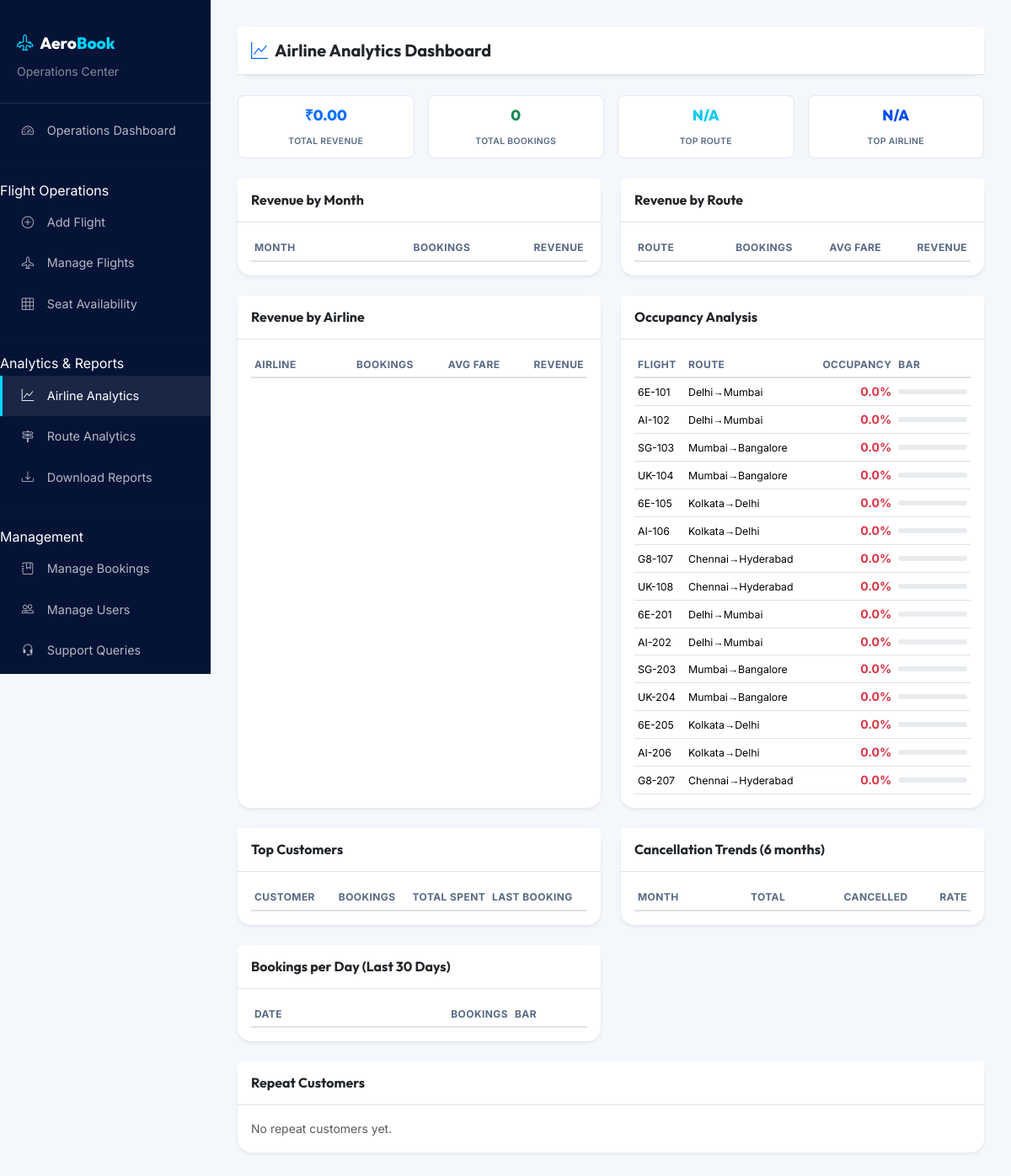
The app's page /admin/analytics.php (signed in) with its own data.
### tables this page shows
CREATE TABLE IF NOT EXISTS flights (
    flight_id INT AUTO_INCREMENT PRIMARY KEY,
    airline_name VARCHAR(100) NOT NULL,
    flight_number VARCHAR(20) NOT NULL UNIQUE,
    source VARCHAR(100) NOT NULL,
    destination VARCHAR(100) NOT NULL,
    departure_time DATETIME NOT NULL,
    arrival_time DATETIME NOT NULL,
    total_seats INT NOT NULL DEFAULT 180,
    seats_available INT NOT NULL DEFAULT 180,
    price DECIMAL(10, 2) NOT NULL,
    status ENUM('Scheduled', 'Delayed', 'Cancelled', 'Completed') DEFAULT 'Scheduled',
    created_at TIMESTAMP DEFAULT CURRENT_TIMESTAMP
);

### includes/AdminAnalytics.php (called while the page is built, shortened)
<?php
if (!defined('AEROBOOK_ADMIN_ANALYTICS')) {
function getRevenueByMonth($months = 12) {
    global $conn;
    $months = intval($months);
    $r = mysqli_query($conn, "SELECT DATE_FORMAT(b.booking_date, '%Y-%m') as month, SUM(f.price) as revenue, COUNT(*) as bookings
                              FROM bookings b JOIN flights f ON b.flight_id=f.flight_id
                              WHERE b.booking_status='Confirmed' AND b.booking_date >= DATE_SUB(CURDATE(), INTERVAL {$months} MONTH)
                              GROUP BY month ORDER BY month ASC");
    $data = [];
    return $data;
}
function getRevenueByRoute() {
    global $conn;
    $r = mysqli_query($conn, "SELECT f.source, f.destination, SUM(f.price) as revenue, COUNT(*) as bookings,
                              ROUND(AVG(f.price), 2) as avg_price
                              FROM bookings b JOIN flights f ON b.flight_id=f.flight_id
                              WHERE b.booking_status='Confirmed'
                              GROUP BY f.source, f.destination ORDER BY revenue DESC");
    $data = [];
    return $data;
}
function getRevenueByAirline() {
    global $conn;
    $r = mysqli_query($conn, "SELECT f.airline_name, SUM(f.price) as revenue, COUNT(*) as bookings,
                              ROUND(AVG(f.price), 2) as avg_price
                              FROM bookings b JOIN flights f ON b.flight_id=f.flight_id
                              WHERE b.booking_status='Confirmed'
                              GROUP BY f.airline_name ORDER BY revenue DESC");
    $data = [];
    return $data;
}
function getOccupancyAnalysis() {
    global $conn;
    $r = mysqli_query($conn, "SELECT f.flight_id, f.flight_number, f.airline_name, f.source, f.destination,
                              f.total_seats, f.seats_available,
                              (f.total_seats - f.seats_available) as booked,
                              ROUND((f.total_seats - f.seats_available) / f.total_seats * 100, 1) as occupancy_pct
                              FROM flights f WHERE f.status IN ('Scheduled','Delayed')
                              ORDER BY occupancy_pct ASC");
    $data = [];
    while ($row = mysqli_fetch_assoc($r)) $data[] = $row;
    return $data;
}
}

### includes/functions.php (called while the page is built, shortened)
<?php
function formatPrice($price) {
    return '₹' . number_format($price, 2);
}

### admin/analytics.php (the view, shortened to what this page needs)
<?php
require_once __DIR__ . '/includes/admin-header.php';
$revenueByMonth = getRevenueByMonth(12);
$revenueByRoute = getRevenueByRoute();
$revenueByAirline = getRevenueByAirline();
$occupancy = getOccupancyAnalysis();
$repeatCustomers = getRepeatCustomers();
$totalRev = array_sum(array_column($revenueByMonth, 'revenue'));
$totalBk = array_sum(array_column($revenueByMonth, 'bookings'));
$bestRoute = $revenueByRoute[0] ?? null;
$bestAirline = $revenueByAirline[0] ?? null;
?>
<div class="row mb-4">
    <div class="col-12">
        <div class="card border-0 shadow-sm rounded-4">
            <div class="card-header bg-white p-3 border-bottom">
                <h5 class="mb-0 fw-bold"><i class="bi bi-graph-up me-2 text-primary"></i>Airline Analytics Dashboard</h5>
            </div>
        </div>
    </div>
</div>
<div class="row g-3 mb-4">
    <div class="col-md-3 col-6"><div class="stat-card-sm"><span class="stat-value text-primary"><?php echo formatPrice($totalRev); ?></span><span class="stat-label">Total Revenue</span></div></div>
    <div class="col-md-3 col-6"><div class="stat-card-sm"><span class="stat-value text-success"><?php echo $totalBk; ?></span><span class="stat-label">Total Bookings</span></div></div>
    <div class="col-md-3 col-6"><div class="stat-card-sm"><span class="stat-value text-info"><?php echo $bestRoute ? htmlspecialchars($bestRoute['source'] . '→' . $bestRoute['destination']) : 'N/A'; ?></span><span class="stat-label">Top Route</span></div></div>
    <div class="col-md-3 col-6"><div class="stat-card-sm"><span class="stat-value text-accent"><?php echo $bestAirline ? htmlspecialchars($bestAirline['airline_name']) : 'N/A'; ?></span><span class="stat-label">Top Airline</span></div></div>
</div>
<div class="row g-4">
    <div class="col-lg-6">
        <div class="card border-0 shadow-sm rounded-4 h-100">
            <div class="card-header bg-white p-3 border-bottom"><h6 class="mb-0 fw-bold">Revenue by Month</h6></div>
            <div class="card-body p-3">
                <div class="table-responsive"><table class="table table-sm table-hover mb-0">
                    <thead><tr><th>Month</th><th class="text-end">Bookings</th><th class="text-end">Revenue</th></tr></thead>
                </table></div>
            </div>
        </div>
    </div>
    <div class="col-lg-6">
        <div class="card border-0 shadow-sm rounded-4 h-100">
            <div class="card-header bg-white p-3 border-bottom"><h6 class="mb-0 fw-bold">Revenue by Route</h6></div>
            <div class="card-body p-3">
                <div class="table-responsive"><table class="table table-sm table-hover mb-0">
                    <thead><tr><th>Route</th><th class="text-end">Bookings</th><th class="text-end">Avg Fare</th><th class="text-end">Revenue</th></tr></thead>
                </table></div>
            </div>
        </div>
    </div>
    <div class="col-lg-6">
        <div class="card border-0 shadow-sm rounded-4 h-100">
            <div class="card-header bg-white p-3 border-bottom"><h6 class="mb-0 fw-bold">Revenue by Airline</h6></div>
            <div class="card-body p-3">
                <div class="table-responsive"><table class="table table-sm table-hover mb-0">
                    <thead><tr><th>Airline</th><th class="text-end">Bookings</th><th class="text-end">Avg Fare</th><th class="text-end">Revenue</th></tr></thead>
                </table></div>
            </div>
        </div>
    </div>
    <div class="col-lg-6">
        <div class="card border-0 shadow-sm rounded-4 h-100">
            <div class="card-header bg-white p-3 border-bottom"><h6 class="mb-0 fw-bold">Occupancy Analysis</h6></div>
            <div class="card-body p-3">
                <div class="table-responsive"><table class="table table-sm table-hover mb-0">
                    <thead><tr><th>Flight</th><th>Route</th><th class="text-end">Occupancy</th><th>Bar</th></tr></thead>
                    <tbody><?php foreach (array_slice($occupancy, 0, 15) as $o): $pct = $o['occupancy_pct']; ?><tr>
                        <td><small><?php echo htmlspecialchars($o['flight_number']); ?></small></td>
                        <td><small><?php echo htmlspecialchars($o['source'] . '→' . $o['destination']); ?></small></td>
                        <td class="text-end fw-bold <?php echo $pct >= 80 ? 'text-success' : ($pct >= 50 ? 'text-warning' : 'text-danger'); ?>"><?php echo $pct; ?>%</td>
                        <td style="min-width:80px;"><div class="progress" style="height:6px;">
                        </div></td>
                    </tr><?php endforeach; ?></tbody>
                </table></div>
            </div>
        </div>
    </div>
    <div class="col-lg-6">
        <div class="card border-0 shadow-sm rounded-4 h-100">
            <div class="card-header bg-white p-3 border-bottom"><h6 class="mb-0 fw-bold">Top Customers</h6></div>
            <div class="card-body p-3">
                <div class="table-responsive"><table class="table table-sm table-hover mb-0">
                    <thead><tr><th>Customer</th><th class="text-end">Bookings</th><th class="text-end">Total Spent</th><th>Last Booking</th></tr></thead>
                </table></div>
            </div>
        </div>
    </div>
    <div class="col-lg-6">
        <div class="card border-0 shadow-sm rounded-4 h-100">
            <div class="card-header bg-white p-3 border-bottom"><h6 class="mb-0 fw-bold">Cancellation Trends (6 months)</h6></div>
            <div class="card-body p-3">
                <div class="table-responsive"><table class="table table-sm table-hover mb-0">
                    <thead><tr><th>Month</th><th class="text-end">Total</th><th class="text-end">Cancelled</th><th class="text-end">Rate</th></tr></thead>
                </table></div>
            </div>
        </div>
    </div>
    <div class="col-lg-6">
        <div class="card border-0 shadow-sm rounded-4 h-100">
            <div class="card-header bg-white p-3 border-bottom"><h6 class="mb-0 fw-bold">Bookings per Day (Last 30 Days)</h6></div>
            <div class="card-body p-3">
                <div class="table-responsive" style="max-height:300px;overflow-y:auto;"><table class="table table-sm table-hover mb-0">
                    <thead><tr><th>Date</th><th class="text-end">Bookings</th><th>Bar</th></tr></thead>
                </table></div>
            </div>
        </div>
    </div>
    <div class="col-12">
        <div class="card border-0 shadow-sm rounded-4">
            <div class="card-header bg-white p-3 border-bottom"><h6 class="mb-0 fw-bold">Repeat Customers</h6></div>
            <div class="card-body p-3">
                <?php if (!empty($repeatCustomers)): ?>
                <div class="table-responsive"><table class="table table-sm table-hover mb-0">
                    <thead><tr><th>Customer</th><th>Email</th><th class="text-end">Bookings</th><th class="text-end">Total Spent</th></tr></thead>
                    <tbody><?php foreach ($repeatCustomers as $rc): ?><tr>
                        <td><?php echo htmlspecialchars($rc['name']); ?></td>
                        <td><small class="text-muted"><?php echo htmlspecialchars($rc['email']); ?></small></td>
                        <td class="text-end"><?php echo $rc['booking_count']; ?>x</td>
                        <td class="text-end fw-bold text-accent"><?php echo formatPrice($rc['total_spent']); ?></td>
                    </tr><?php endforeach; ?></tbody>
                </table></div>
                <?php else: ?><p class="text-muted mb-0 small">No repeat customers yet.</p><?php endif; ?>
            </div>
        </div>
    </div>
</div>
<?php require_once __DIR__ . '/includes/admin-footer.php'; ?>

### css/style.css (style rules this page uses)
:root { --primary: #051336; --primary-light: #0b1f4d; --accent: #024dec; --accent-hover: #033bb2; --accent-glow: rgba(2, 77, 236, 0.25); --surface: #f4f7fb; --surface-card: #ffffff; --text-primary: #051336; --text-secondary: #586985; --text-light: #94a3b8; --border: #e2e8f0; --success: #10b981; --danger: #ef4444; --warning: #f59e0b; --gradient-hero: linear-gradient(135deg, #d3e1ef 0%, #f4f7fb 100%); --gradient-accent: linear-gradient(135deg, #024dec, #033bb2); --gradient-card: linear-gradient(145deg, #ffffff 0%, #f8fafc 100%); --shadow-sm: 0 1px 3px rgba(0,0,0,0.06); --shadow-md: 0 6px 16px rgba(0,0,0,0.06); --shadow-lg: 0 12px 32px rgba(10, 22, 40, 0.08); --shadow-glow: 0 0 20px var(--accent-glow); --radius-sm: 8px; --radius-md: 12px; --radius-lg: 20px; --font-primary: 'Inter', sans-serif; --font-heading: 'Outfit', sans-serif; --transition: all 0.3s cubic-bezier(0.4, 0, 0.2, 1); }
*, *::before, *::after { box-sizing: border-box; }
body { font-family: var(--font-primary); color: var(--text-primary); background: var(--surface); line-height: 1.7; overflow-x: hidden; }
h1,h2,h3,h4,h5,h6 { font-family: var(--font-heading); font-weight: 700; }
.text-accent { color: var(--accent) !important; }
.stat-card-sm { background: var(--surface-card); border: 1px solid var(--border); border-radius: var(--radius-sm); padding: 0.5rem; text-align: center; }
.stat-card-sm .stat-value { display: block; font-size: 1.1rem; font-weight: 800; font-family: var(--font-heading); }
.stat-card-sm .stat-label { font-size: 0.65rem; font-weight: 600; color: var(--text-secondary); text-transform: uppercase; letter-spacing: 0.3px; }
.table { font-size: 0.88rem; }
.table th { font-size: 0.75rem; text-transform: uppercase; letter-spacing: 0.4px; font-weight: 700; color: var(--text-secondary); border-bottom-width: 2px; white-space: nowrap; }
.table td { vertical-align: middle; }
body { transition: background-color 0.25s ease, color 0.25s ease; }
.card, .form-control, .form-select, .table, .alert, .dropdown-menu, .modal-content { transition: background-color 0.25s ease, color 0.25s ease, border-color 0.25s ease; }

### records on screen
flights: flight_number "6E-101", source+destination "Delhi→Mumbai", pct "0.0"
flights: flight_number "AI-102", source+destination "Delhi→Mumbai", pct "0.0"
flights: flight_number "SG-103", source+destination "Mumbai→Bangalore", pct "0.0"
flights: flight_number "UK-104", source+destination "Mumbai→Bangalore", pct "0.0"
flights: flight_number "6E-105", source+destination "Kolkata→Delhi", pct "0.0"
flights: flight_number "AI-106", source+destination "Kolkata→Delhi", pct "0.0"
flights: flight_number "G8-107", source+destination "Chennai→Hyderabad", pct "0.0"
flights: flight_number "UK-108", source+destination "Chennai→Hyderabad", pct "0.0"
flights: flight_number "6E-201", source+destination "Delhi→Mumbai", pct "0.0"
flights: flight_number "AI-202", source+destination "Delhi→Mumbai", pct "0.0"
flights: flight_number "SG-203", source+destination "Mumbai→Bangalore", pct "0.0"
flights: flight_number "UK-204", source+destination "Mumbai→Bangalore", pct "0.0"
flights: flight_number "6E-205", source+destination "Kolkata→Delhi", pct "0.0"
flights: flight_number "AI-206", source+destination "Kolkata→Delhi", pct "0.0"
flights: flight_number "G8-207", source+destination "Chennai→Hyderabad", pct "0.0"

### other values on screen
formatPrice($totalRev) "₹0.00"
$totalBk "0"
